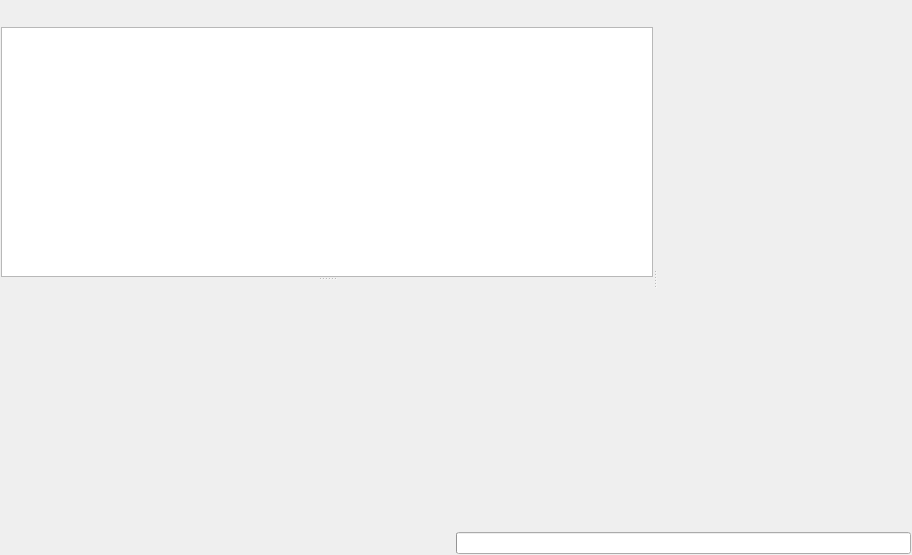
<?xml version="1.0" encoding="UTF-8"?>
<ui version="4.0">
 <class>VSMainWidget2</class>
 <widget class="QWidget" name="VSMainWidget2">
  <property name="geometry">
   <rect>
    <x>0</x>
    <y>0</y>
    <width>912</width>
    <height>555</height>
   </rect>
  </property>
  <property name="windowTitle">
   <string>SIMPL Visualization Window</string>
  </property>
  <layout class="QGridLayout" name="gridLayout">
   <property name="leftMargin">
    <number>1</number>
   </property>
   <property name="topMargin">
    <number>1</number>
   </property>
   <property name="rightMargin">
    <number>1</number>
   </property>
   <property name="bottomMargin">
    <number>1</number>
   </property>
   <property name="horizontalSpacing">
    <number>1</number>
   </property>
   <property name="verticalSpacing">
    <number>4</number>
   </property>
   <item row="0" column="0">
    <widget class="QWidget" name="menuWidget" native="true">
     <property name="sizePolicy">
      <sizepolicy hsizetype="Preferred" vsizetype="Minimum">
       <horstretch>0</horstretch>
       <verstretch>0</verstretch>
      </sizepolicy>
     </property>
     <layout class="QHBoxLayout" name="menuLayout">
      <property name="spacing">
       <number>4</number>
      </property>
      <property name="leftMargin">
       <number>0</number>
      </property>
      <property name="topMargin">
       <number>0</number>
      </property>
      <property name="rightMargin">
       <number>0</number>
      </property>
      <property name="bottomMargin">
       <number>0</number>
      </property>
      <item>
       <widget class="QPushButton" name="toggleFiltersButton">
        <property name="toolTip">
         <string>Show Filter Info</string>
        </property>
        <property name="text">
         <string/>
        </property>
        <property name="icon">
         <iconset resource="../../../Resources/VtkSIMPL.qrc">
          <normaloff>:/icons/pqGear.png</normaloff>:/icons/pqGear.png</iconset>
        </property>
        <property name="iconSize">
         <size>
          <width>24</width>
          <height>24</height>
         </size>
        </property>
        <property name="checkable">
         <bool>true</bool>
        </property>
        <property name="flat">
         <bool>true</bool>
        </property>
       </widget>
      </item>
      <item>
       <widget class="QWidget" name="filterBtnWidget" native="true">
        <property name="sizePolicy">
         <sizepolicy hsizetype="Minimum" vsizetype="Minimum">
          <horstretch>0</horstretch>
          <verstretch>0</verstretch>
         </sizepolicy>
        </property>
        <layout class="QHBoxLayout" name="filterBtnLayout">
         <property name="spacing">
          <number>4</number>
         </property>
         <property name="leftMargin">
          <number>0</number>
         </property>
         <property name="topMargin">
          <number>0</number>
         </property>
         <property name="rightMargin">
          <number>0</number>
         </property>
         <property name="bottomMargin">
          <number>0</number>
         </property>
         <item>
          <widget class="QPushButton" name="clipBtn">
           <property name="toolTip">
            <string>Add Clip Filter</string>
           </property>
           <property name="statusTip">
            <string/>
           </property>
           <property name="text">
            <string/>
           </property>
           <property name="icon">
            <iconset resource="../../../Resources/VtkSIMPL.qrc">
             <normaloff>:/icons/pqClip.png</normaloff>:/icons/pqClip.png</iconset>
           </property>
           <property name="iconSize">
            <size>
             <width>24</width>
             <height>24</height>
            </size>
           </property>
           <property name="flat">
            <bool>true</bool>
           </property>
          </widget>
         </item>
         <item>
          <widget class="QPushButton" name="sliceBtn">
           <property name="toolTip">
            <string>Add Slice Filter</string>
           </property>
           <property name="statusTip">
            <string/>
           </property>
           <property name="text">
            <string/>
           </property>
           <property name="icon">
            <iconset resource="../../../Resources/VtkSIMPL.qrc">
             <normaloff>:/icons/pqSlice.png</normaloff>:/icons/pqSlice.png</iconset>
           </property>
           <property name="iconSize">
            <size>
             <width>24</width>
             <height>24</height>
            </size>
           </property>
           <property name="flat">
            <bool>true</bool>
           </property>
          </widget>
         </item>
         <item>
          <widget class="QPushButton" name="thresholdBtn">
           <property name="toolTip">
            <string>Add Threshold Filter</string>
           </property>
           <property name="statusTip">
            <string/>
           </property>
           <property name="text">
            <string/>
           </property>
           <property name="icon">
            <iconset resource="../../../Resources/VtkSIMPL.qrc">
             <normaloff>:/icons/pqThreshold.png</normaloff>:/icons/pqThreshold.png</iconset>
           </property>
           <property name="iconSize">
            <size>
             <width>24</width>
             <height>24</height>
            </size>
           </property>
           <property name="flat">
            <bool>true</bool>
           </property>
          </widget>
         </item>
        </layout>
       </widget>
      </item>
      <item>
       <spacer name="horizontalSpacer">
        <property name="orientation">
         <enum>Qt::Horizontal</enum>
        </property>
        <property name="sizeHint" stdset="0">
         <size>
          <width>1</width>
          <height>20</height>
         </size>
        </property>
       </spacer>
      </item>
      <item>
       <widget class="QWidget" name="cameraAxisWidget" native="true">
        <property name="sizePolicy">
         <sizepolicy hsizetype="Minimum" vsizetype="Minimum">
          <horstretch>0</horstretch>
          <verstretch>0</verstretch>
         </sizepolicy>
        </property>
        <layout class="QHBoxLayout" name="cameraAxisLayout">
         <property name="spacing">
          <number>4</number>
         </property>
         <property name="leftMargin">
          <number>0</number>
         </property>
         <property name="topMargin">
          <number>0</number>
         </property>
         <property name="rightMargin">
          <number>0</number>
         </property>
         <property name="bottomMargin">
          <number>0</number>
         </property>
         <item>
          <widget class="QPushButton" name="cameraXpBtn">
           <property name="toolTip">
            <string extracomment="X+">Set view direction to +X</string>
           </property>
           <property name="statusTip">
            <string>Set view direction to +X</string>
           </property>
           <property name="text">
            <string/>
           </property>
           <property name="icon">
            <iconset resource="../../../Resources/VtkSIMPL.qrc">
             <normaloff>:/icons/pqXplus.png</normaloff>:/icons/pqXplus.png</iconset>
           </property>
           <property name="iconSize">
            <size>
             <width>24</width>
             <height>24</height>
            </size>
           </property>
           <property name="flat">
            <bool>true</bool>
           </property>
          </widget>
         </item>
         <item>
          <widget class="QPushButton" name="cameraXmBtn">
           <property name="toolTip">
            <string extracomment="X-">Set view direction to -X</string>
           </property>
           <property name="statusTip">
            <string>Set view direction to -X</string>
           </property>
           <property name="text">
            <string/>
           </property>
           <property name="icon">
            <iconset resource="../../../Resources/VtkSIMPL.qrc">
             <normaloff>:/icons/pqXminus.png</normaloff>:/icons/pqXminus.png</iconset>
           </property>
           <property name="iconSize">
            <size>
             <width>24</width>
             <height>24</height>
            </size>
           </property>
           <property name="flat">
            <bool>true</bool>
           </property>
          </widget>
         </item>
         <item>
          <widget class="QPushButton" name="cameraYpBtn">
           <property name="toolTip">
            <string extracomment="Y+">Set view direction to +Y</string>
           </property>
           <property name="statusTip">
            <string>Set view direction to +Y</string>
           </property>
           <property name="text">
            <string/>
           </property>
           <property name="icon">
            <iconset resource="../../../Resources/VtkSIMPL.qrc">
             <normaloff>:/icons/pqYplus.png</normaloff>:/icons/pqYplus.png</iconset>
           </property>
           <property name="iconSize">
            <size>
             <width>24</width>
             <height>24</height>
            </size>
           </property>
           <property name="flat">
            <bool>true</bool>
           </property>
          </widget>
         </item>
         <item>
          <widget class="QPushButton" name="cameraYmBtn">
           <property name="toolTip">
            <string extracomment="Y-">Set view direction to -Y</string>
           </property>
           <property name="statusTip">
            <string>Set view direction to -Y</string>
           </property>
           <property name="text">
            <string/>
           </property>
           <property name="icon">
            <iconset resource="../../../Resources/VtkSIMPL.qrc">
             <normaloff>:/icons/pqYminus.png</normaloff>:/icons/pqYminus.png</iconset>
           </property>
           <property name="iconSize">
            <size>
             <width>24</width>
             <height>24</height>
            </size>
           </property>
           <property name="flat">
            <bool>true</bool>
           </property>
          </widget>
         </item>
         <item>
          <widget class="QPushButton" name="cameraZpBtn">
           <property name="toolTip">
            <string extracomment="Z+">Set view direction to +Z</string>
           </property>
           <property name="statusTip">
            <string>Set view direction to +Z</string>
           </property>
           <property name="text">
            <string/>
           </property>
           <property name="icon">
            <iconset resource="../../../Resources/VtkSIMPL.qrc">
             <normaloff>:/icons/pqZplus.png</normaloff>:/icons/pqZplus.png</iconset>
           </property>
           <property name="iconSize">
            <size>
             <width>24</width>
             <height>24</height>
            </size>
           </property>
           <property name="flat">
            <bool>true</bool>
           </property>
          </widget>
         </item>
         <item>
          <widget class="QPushButton" name="cameraZmBtn">
           <property name="toolTip">
            <string extracomment="Z-">Set view direction to -Z</string>
           </property>
           <property name="statusTip">
            <string>Set view direction to -Z</string>
           </property>
           <property name="text">
            <string/>
           </property>
           <property name="icon">
            <iconset resource="../../../Resources/VtkSIMPL.qrc">
             <normaloff>:/icons/pqZminus.png</normaloff>:/icons/pqZminus.png</iconset>
           </property>
           <property name="iconSize">
            <size>
             <width>24</width>
             <height>24</height>
            </size>
           </property>
           <property name="flat">
            <bool>true</bool>
           </property>
          </widget>
         </item>
        </layout>
       </widget>
      </item>
     </layout>
    </widget>
   </item>
   <item row="1" column="0">
    <widget class="QSplitter" name="visualizationSplitter">
     <property name="sizePolicy">
      <sizepolicy hsizetype="Expanding" vsizetype="MinimumExpanding">
       <horstretch>0</horstretch>
       <verstretch>0</verstretch>
      </sizepolicy>
     </property>
     <property name="orientation">
      <enum>Qt::Horizontal</enum>
     </property>
     <property name="childrenCollapsible">
      <bool>false</bool>
     </property>
     <widget class="QSplitter" name="filterSplitter">
      <property name="orientation">
       <enum>Qt::Vertical</enum>
      </property>
      <widget class="VSFilterView" name="filterView">
       <property name="sizePolicy">
        <sizepolicy hsizetype="Expanding" vsizetype="Preferred">
         <horstretch>0</horstretch>
         <verstretch>0</verstretch>
        </sizepolicy>
       </property>
       <property name="minimumSize">
        <size>
         <width>0</width>
         <height>250</height>
        </size>
       </property>
       <property name="selectionMode">
        <enum>QAbstractItemView::SingleSelection</enum>
       </property>
      </widget>
      <widget class="VSInfoWidget" name="infoWidget" native="true">
       <property name="sizePolicy">
        <sizepolicy hsizetype="Minimum" vsizetype="Expanding">
         <horstretch>0</horstretch>
         <verstretch>1</verstretch>
        </sizepolicy>
       </property>
      </widget>
     </widget>
     <widget class="VSViewWidget" name="viewWidget" native="true">
      <property name="sizePolicy">
       <sizepolicy hsizetype="MinimumExpanding" vsizetype="Preferred">
        <horstretch>0</horstretch>
        <verstretch>1</verstretch>
       </sizepolicy>
      </property>
     </widget>
    </widget>
   </item>
   <item row="2" column="0">
    <widget class="QWidget" name="progressWidget" native="true">
     <property name="minimumSize">
      <size>
       <width>0</width>
       <height>0</height>
      </size>
     </property>
     <layout class="QGridLayout" name="gridLayout_2">
      <property name="leftMargin">
       <number>0</number>
      </property>
      <property name="topMargin">
       <number>0</number>
      </property>
      <property name="rightMargin">
       <number>0</number>
      </property>
      <property name="bottomMargin">
       <number>0</number>
      </property>
      <property name="spacing">
       <number>4</number>
      </property>
      <item row="0" column="0">
       <spacer name="progressSpacer">
        <property name="orientation">
         <enum>Qt::Horizontal</enum>
        </property>
        <property name="sizeHint" stdset="0">
         <size>
          <width>450</width>
          <height>15</height>
         </size>
        </property>
       </spacer>
      </item>
      <item row="0" column="1">
       <widget class="QProgressBar" name="progressBar">
        <property name="enabled">
         <bool>true</bool>
        </property>
        <property name="value">
         <number>0</number>
        </property>
        <property name="textVisible">
         <bool>false</bool>
        </property>
       </widget>
      </item>
     </layout>
    </widget>
   </item>
  </layout>
 </widget>
 <customwidgets>
  <customwidget>
   <class>VSFilterView</class>
   <extends>QTreeView</extends>
   <header>VSFilterView.h</header>
  </customwidget>
  <customwidget>
   <class>VSInfoWidget</class>
   <extends>QWidget</extends>
   <header location="global">VSInfoWidget.h</header>
   <container>1</container>
  </customwidget>
  <customwidget>
   <class>VSViewWidget</class>
   <extends>QWidget</extends>
   <header>VSViewWidget.h</header>
   <container>1</container>
  </customwidget>
 </customwidgets>
 <resources>
  <include location="../../../Resources/VtkSIMPL.qrc"/>
 </resources>
 <connections/>
</ui>
